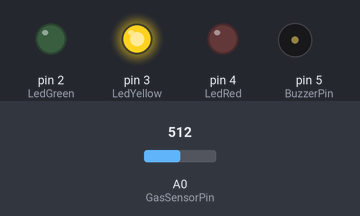
A sketch run on a simulated Arduino Uno, built with avr-gcc and run on an emulated ATmega328P. Shown: output pins drawn as LEDs (lit = HIGH), buzzer (waves = sounding). The test bench sets the inputs (shaded band); at power-on: A0 (GasSensorPin) = 512.

Above: at 1.9 s.
2.0 s: A0 (GasSensorPin) set to 684
5.5 s: A0 (GasSensorPin) set to 712
At 6.0 s:
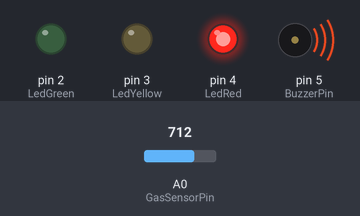
7.0 s: A0 (GasSensorPin) set to 290
At 8.2 s:
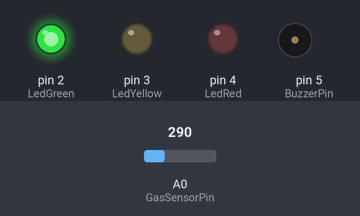
8.5 s: A0 (GasSensorPin) set to 312
At 8.9 s:
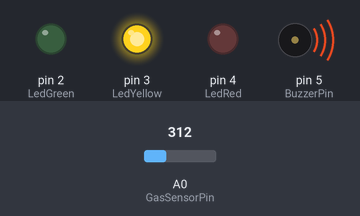
12.7 s: A0 (GasSensorPin) set to 122
At 14.1 s:
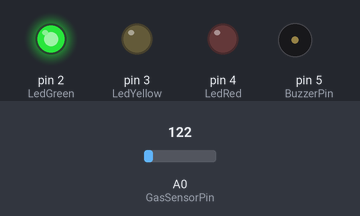
Timing chart, 0 to 15.4 s (numbered marks = the images above; inputs shaded):
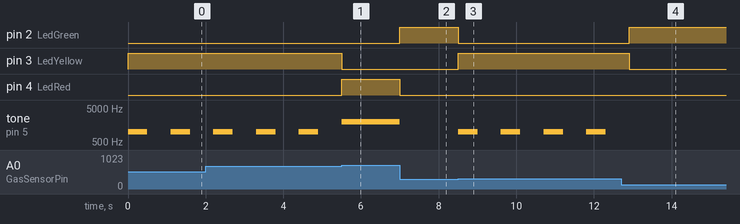

Measured:
- the behaviour switches between 699 and 700 on A0 (GasSensorPin) (found by bisection; images 0 and 1)
- the behaviour switches between 299 and 300 on A0 (GasSensorPin) (found by bisection; images 2 and 3)
- after the input at 5.5 s, pin 3 (LedYellow): HIGH → LOW at once; pin 4 (LedRed): LOW → HIGH at once
- after the input at 7.0 s, pin 2 (LedGreen): LOW → HIGH at once; pin 4 (LedRed): HIGH → LOW at once; tone on pin 5 (BuzzerPin): 2000 Hz → silent at once
- after the input at 8.5 s, pin 2 (LedGreen): HIGH → LOW at once; pin 3 (LedYellow): LOW → HIGH at once; tone on pin 5 (BuzzerPin): alternates 1000 Hz for 0.50 s and silent for 0.60 s, starting at once
- after the input at 12.7 s, pin 2 (LedGreen): LOW → HIGH after 0.21 s; pin 3 (LedYellow): HIGH → LOW after 0.21 s; tone on pin 5 (BuzzerPin): stops changing and stays silent
- by itself, tone on pin 5 (BuzzerPin): alternates 1000 Hz for 0.50 s and silent for 0.60 s

The sketch:

09_GasSensorMQ2.ino
```cpp
/*
 * Author: Iwan
 * Project: 07_Gas_Sensor_MQ2
 * Learning Objective: Interface an MQ-2 gas sensor to create a
 * multi-level atmospheric alert system (Visual and Audible).
 */

/*
 * +--------------------------------------------------------------+
 * |                HARDWARE CONNECTION DIAGRAM                   |
 * +-----------------------+------------------+-------------------+
 * |   COMPONENT           |   ARDUINO PIN    |      NOTES        |
 * +-----------------------+------------------+-------------------+
 * |   Mq2 Vcc             |   5V             |  Power Rail       |
 * |   Mq2 Gnd             |   GND            |  Ground Rail      |
 * |   Mq2 Ao (Analog Out) |   A0             |  Analog Input     |
 * |   LedGreen (Anode)    |   D2             |  With 220 Ohm Res |
 * |   LedYellow (Anode)   |   D3             |  With 220 Ohm Res |
 * |   LedRed (Anode)      |   D4             |  With 220 Ohm Res |
 * |   BuzzerPin (+)       |   D5             |  Piezo Actuator   |
 * +-----------------------+------------------+-------------------+
 */

// --- Preprocessor Directives ---
#define GasSensorPin A0  // Analog input for MQ-2 sensor
#define LedGreen 2       // Pin for Safe status LED
#define LedYellow 3      // Pin for Warning status LED
#define LedRed 4         // Pin for Danger status LED
#define BuzzerPin 5      // Pin for Audible alarm

// --- Threshold Definitions ---
#define WarningThreshold 300 // Initial alert level
#define DangerThreshold 700  // Critical alert level

// --- Variable Definitions ---
int GasValue = 0;             // Stores the raw analog reading

void setup() {
  // Set digital pins as outputs for the alert system
  pinMode(LedGreen, OUTPUT);
  pinMode(LedYellow, OUTPUT);
  pinMode(LedRed, OUTPUT);
  pinMode(BuzzerPin, OUTPUT);

  // Initialize all outputs to OFF state
  digitalWrite(LedGreen, LOW);
  digitalWrite(LedYellow, LOW);
  digitalWrite(LedRed, LOW);
  noTone(BuzzerPin);
}

void loop() {
  // Read the analog signal from the MQ-2 sensor (0 to 1023)
  GasValue = analogRead(GasSensorPin);

  // --- Logic Decision Tree for Atmospheric Safety ---

  // LEVEL 3: DANGER (High concentration of gas/smoke)
  if (GasValue >= DangerThreshold) {
    digitalWrite(LedGreen, LOW);
    digitalWrite(LedYellow, LOW);
    digitalWrite(LedRed, HIGH);
    tone(BuzzerPin, 2000);    // Continuous high-pitch tone for emergency
  }
  // LEVEL 2: WARNING (Moderate concentration detected)
  else if (GasValue >= WarningThreshold && GasValue < DangerThreshold) {
    digitalWrite(LedGreen, LOW);
    digitalWrite(LedYellow, HIGH);
    digitalWrite(LedRed, LOW);

    // Intermittent beep logic for caution
    tone(BuzzerPin, 1000);
    delay(500);
    noTone(BuzzerPin);
    delay(500);
  }
  // LEVEL 1: SAFE (Air quality within normal limits)
  else {
    digitalWrite(LedGreen, HIGH);
    digitalWrite(LedYellow, LOW);
    digitalWrite(LedRed, LOW);
    noTone(BuzzerPin);        // Ensure silence in safe state
  }

  // Brief delay to stabilize the Analog-to-Digital conversion
  delay(100);
}
```
